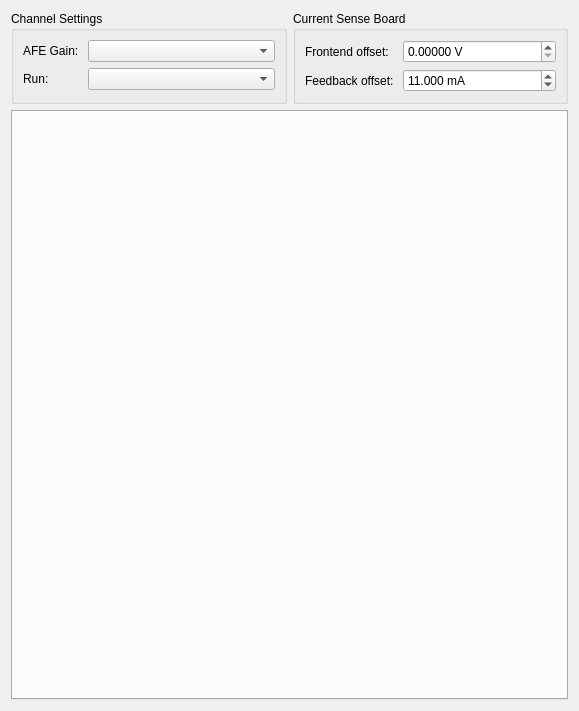
<?xml version="1.0" encoding="UTF-8"?>
<ui version="4.0">
 <class>ChannelWidget</class>
 <widget class="QWidget" name="ChannelWidget">
  <property name="geometry">
   <rect>
    <x>0</x>
    <y>0</y>
    <width>579</width>
    <height>711</height>
   </rect>
  </property>
  <property name="windowTitle">
   <string>Form</string>
  </property>
  <layout class="QVBoxLayout" name="verticalLayout">
   <item>
    <layout class="QHBoxLayout" name="settingsLayout">
     <item>
      <widget class="QGroupBox" name="channelGroupBox">
       <property name="title">
        <string>Channel Settings</string>
       </property>
       <layout class="QFormLayout" name="channelLayout">
        <item row="0" column="0">
         <widget class="QLabel" name="afeGainLabel">
          <property name="text">
           <string>AFE Gain: </string>
          </property>
         </widget>
        </item>
        <item row="0" column="1">
         <widget class="QComboBox" name="afeGainBox"/>
        </item>
        <item row="1" column="0">
         <widget class="QLabel" name="runModeLabel">
          <property name="text">
           <string>Run: </string>
          </property>
         </widget>
        </item>
        <item row="1" column="1">
         <widget class="QComboBox" name="runModeBox">
          <property name="toolTip">
           <string>Run the filter or hold its output. The hold cannot be controlled externally on this channel, as DI0 is the mains reference input.</string>
          </property>
         </widget>
        </item>
       </layout>
      </widget>
     </item>
     <item>
      <widget class="QGroupBox" name="currentSenseGroupBox">
       <property name="title">
        <string>Current Sense Board</string>
       </property>
       <layout class="QFormLayout" name="currentSenseLayout">
        <item row="0" column="0">
         <widget class="QLabel" name="frontendOffsetLabel">
          <property name="text">
           <string>Frontend offset: </string>
          </property>
         </widget>
        </item>
        <item row="0" column="1">
         <widget class="QDoubleSpinBox" name="frontendOffsetBox">
          <property name="toolTip">
           <string>DC offset voltage of the frontend, set by the offset DAC of the current sense board (0 V to 2.5 V).</string>
          </property>
          <property name="keyboardTracking">
           <bool>false</bool>
          </property>
          <property name="suffix">
           <string> V</string>
          </property>
          <property name="decimals">
           <number>5</number>
          </property>
          <property name="minimum">
           <double>0.000000000000000</double>
          </property>
          <property name="maximum">
           <double>2.500000000000000</double>
          </property>
          <property name="singleStep">
           <double>0.001000000000000</double>
          </property>
         </widget>
        </item>
        <item row="1" column="0">
         <widget class="QLabel" name="feedbackOffsetLabel">
          <property name="text">
           <string>Feedback offset: </string>
          </property>
         </widget>
        </item>
        <item row="1" column="1">
         <widget class="QDoubleSpinBox" name="feedbackOffsetBox">
          <property name="toolTip">
           <string>Offset current of the feedback, generated by the current sense board from auxiliary DAC output 0 at 23.5 mA/V (0 mA to 48 mA).</string>
          </property>
          <property name="keyboardTracking">
           <bool>false</bool>
          </property>
          <property name="suffix">
           <string> mA</string>
          </property>
          <property name="decimals">
           <number>3</number>
          </property>
          <property name="minimum">
           <double>0.000000000000000</double>
          </property>
          <property name="maximum">
           <double>48.128000000000000</double>
          </property>
          <property name="singleStep">
           <double>0.100000000000000</double>
          </property>
          <property name="value">
           <double>11.000000000000000</double>
          </property>
         </widget>
        </item>
       </layout>
      </widget>
     </item>
    </layout>
   </item>
   <item>
    <widget class="QTabWidget" name="IIRTabs">
     <property name="currentIndex">
      <number>-1</number>
     </property>
    </widget>
   </item>
  </layout>
 </widget>
 <resources/>
 <connections/>
</ui>
